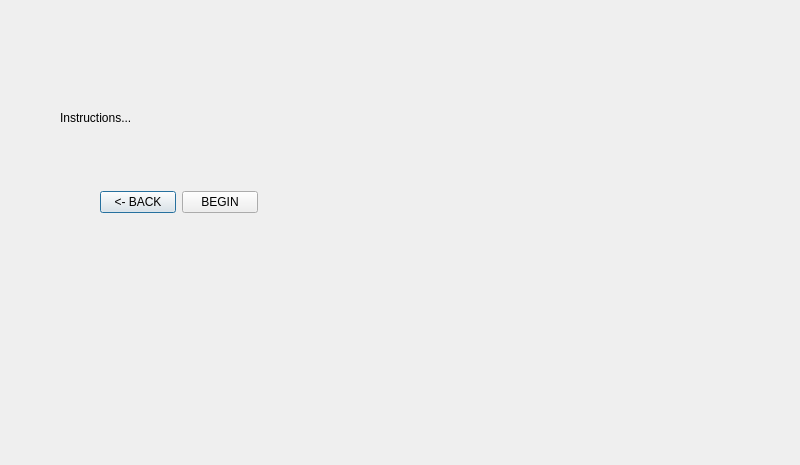
<?xml version="1.0" encoding="UTF-8"?>
<ui version="4.0">
 <class>fieldinstruc</class>
 <widget class="QDialog" name="fieldinstruc">
  <property name="geometry">
   <rect>
    <x>0</x>
    <y>0</y>
    <width>800</width>
    <height>465</height>
   </rect>
  </property>
  <property name="windowTitle">
   <string>Dialog</string>
  </property>
  <widget class="QLabel" name="label">
   <property name="geometry">
    <rect>
     <x>60</x>
     <y>110</y>
     <width>311</width>
     <height>16</height>
    </rect>
   </property>
   <property name="text">
    <string>Instructions...</string>
   </property>
  </widget>
  <widget class="QWidget" name="layoutWidget">
   <property name="geometry">
    <rect>
     <x>100</x>
     <y>190</y>
     <width>158</width>
     <height>25</height>
    </rect>
   </property>
   <layout class="QHBoxLayout" name="horizontalLayout">
    <item>
     <widget class="QPushButton" name="fieldinstrucbakButton">
      <property name="text">
       <string>&lt;- BACK</string>
      </property>
     </widget>
    </item>
    <item>
     <widget class="QPushButton" name="fieldinstrucbegButton">
      <property name="text">
       <string>BEGIN</string>
      </property>
     </widget>
    </item>
   </layout>
  </widget>
 </widget>
 <resources/>
 <connections/>
</ui>
